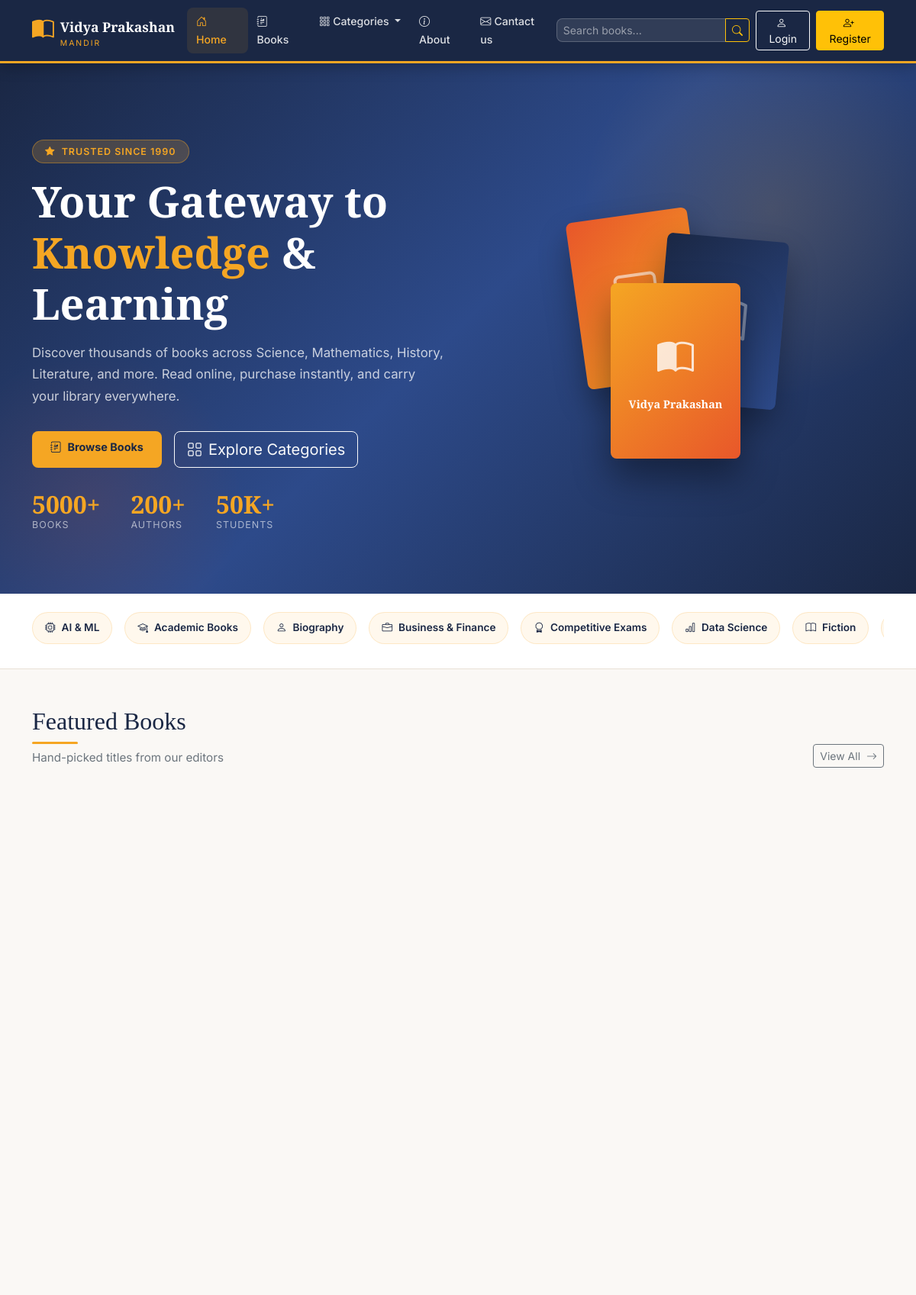
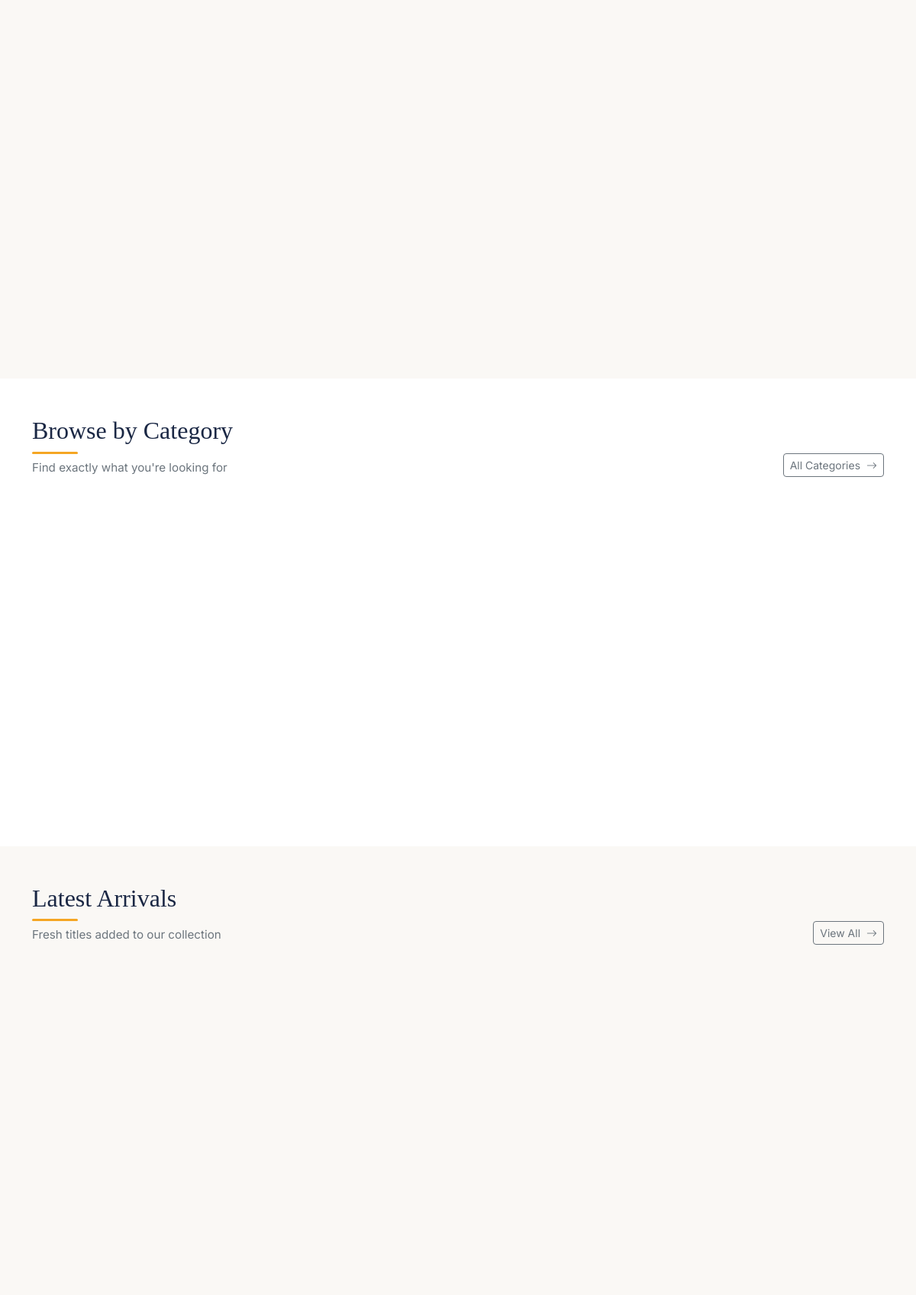
The page / (upper part) on the database its author committed (2 pictures, top to bottom).
### books/models.py (models this page shows, shortened)
class Category(models.Model):
    name = models.CharField(max_length=100, unique=True)
    slug = models.SlugField(max_length=100, unique=True, blank=True)
    description = models.TextField(blank=True, null=True)
    icon = models.CharField(
        max_length=50, blank=True, null=True,
        help_text="Bootstrap Icons class name, e.g. bi-book"
    )
    created_at = models.DateTimeField(auto_now_add=True)
    def get_book_count(self):
        return self.books.filter(is_active=True).count()
    class Meta:
        verbose_name = "Category"
        verbose_name_plural = "Categories"
        ordering = ['name']

### books/views.py (the view)
# urls.py: path('', HomeView.as_view(), name='home'),
class HomeView(View):
    def get(self, request):
        featured_books = Book.objects.filter(
            is_active=True, is_featured=True
        )[:8]
        latest_books = Book.objects.filter(is_active=True)[:6]
        categories = Category.objects.all()[:8]
        context = {
            'featured_books': featured_books,
            'latest_books': latest_books,
            'categories': categories,
        }
        return render(request, 'home.html', context)

### books/context_processors.py (called while the page is built)
def nav_categories(request):
    categories = Category.objects.all()[:8]
    return {'nav_categories': categories}

### books/models.py (called while the page is built)
    def get_average_rating(self):
        reviews = self.reviews.all()
        if reviews.exists():
            return round(sum(r.rating for r in reviews) / reviews.count(), 1)
        return 0

### cart/context_processors.py (called while the page is built)
def cart_count(request):
    count = 0
    if request.user.is_authenticated:
        try:
            cart = Cart.objects.get(user=request.user)
            count = cart.get_item_count()
        except Cart.DoesNotExist:
            count = 0
    return {'cart_count': count}

### templates/home.html (shortened to what this page needs)
{% extends 'base.html' %}
{% load static %}
{% block content %}
<section class="vp-hero">
  <div class="container position-relative" style="z-index:2;">
    <div class="row align-items-center">
      <div class="col-lg-6">
        <div class="hero-badge fade-in-up"><i class="bi bi-star-fill me-1"></i> Trusted Since 1990</div>
        <h1 class="hero-title fade-in-up delay-1">
          Your Gateway to <span>Knowledge</span> &amp; Learning
        </h1>
        <p class="hero-subtitle fade-in-up delay-2">
          Discover thousands of books across Science, Mathematics, History, Literature, and more.
          Read online, purchase instantly, and carry your library everywhere.
        </p>
        <div class="d-flex flex-wrap gap-3 fade-in-up delay-3">
          <a href="/books/" class="btn btn-vp-secondary btn-lg">
            <i class="bi bi-journal-richtext me-2"></i>Browse Books
          </a>
          <a href="/books/categories/" class="btn btn-outline-light btn-lg">
            <i class="bi bi-grid me-2"></i>Explore Categories
          </a>
        </div>
        <div class="hero-stats fade-in-up delay-4">
          <div>
            <div class="hero-stat-number">5000+</div>
            <div class="hero-stat-label">Books</div>
          </div>
          <div>
            <div class="hero-stat-number">200+</div>
            <div class="hero-stat-label">Authors</div>
          </div>
          <div>
            <div class="hero-stat-number">50K+</div>
            <div class="hero-stat-label">Students</div>
          </div>
        </div>
      </div>
      <div class="col-lg-6 d-none d-lg-flex justify-content-center">
        <div class="hero-book-stack">
          <div style="position:relative;width:300px;height:380px;">
            <div style="position:absolute;top:30px;left:20px;width:160px;height:220px;
                        background:linear-gradient(135deg,#e8572a,#f5a623);border-radius:8px;
                        box-shadow:0 20px 40px rgba(0,0,0,0.3);transform:rotate(-8deg);
                        display:flex;align-items:center;justify-content:center;">
              <i class="bi bi-journal-text" style="font-size:4rem;color:rgba(255,255,255,0.6);"></i>
            </div>
            <div style="position:absolute;top:60px;right:10px;width:160px;height:220px;
                        background:linear-gradient(135deg,#1a2744,#2d4a8a);border-radius:8px;
                        box-shadow:0 20px 40px rgba(0,0,0,0.3);transform:rotate(5deg);
                        display:flex;align-items:center;justify-content:center;">
              <i class="bi bi-book" style="font-size:4rem;color:rgba(255,255,255,0.4);"></i>
            </div>
            <div style="position:absolute;bottom:30px;left:50%;transform:translateX(-50%) rotate(0deg);
                        width:170px;height:230px;background:linear-gradient(135deg,#f5a623,#e8572a);
                        border-radius:8px;box-shadow:0 24px 48px rgba(0,0,0,0.4);
                        display:flex;align-items:center;justify-content:center;z-index:3;">
              <div style="text-align:center;color:#fff;padding:1rem;">
                <i class="bi bi-book-half" style="font-size:3rem;opacity:0.8;"></i>
                <div style="font-family:'Playfair Display',serif;font-size:0.9rem;font-weight:700;margin-top:0.5rem;">
                  Vidya Prakashan
                </div>
              </div>
            </div>
          </div>
        </div>
      </div>
    </div>
  </div>
</section>
<section class="py-4" style="background:#fff;border-bottom:1px solid var(--vp-border);">
  <div class="container">
    <div class="d-flex gap-3 overflow-auto pb-2" style="scrollbar-width:none;">
      {% for cat in categories %}
      <a href="/books/category/{{ cat.slug }}/"
         class="d-flex align-items-center gap-2 px-3 py-2 rounded-pill text-decoration-none flex-shrink-0"
         style="background:rgba(245,166,35,0.08);border:1px solid rgba(245,166,35,0.2);
                color:var(--vp-primary);font-size:0.85rem;font-weight:600;transition:all 0.2s;">
        <i class="bi {{ cat.icon|default:'bi-bookmark' }}"></i>
        {{ cat.name }}
      </a>
      {% endfor %}
    </div>
  </div>
</section>
{% if featured_books %}
<section class="py-5">
  <div class="container">
    <div class="d-flex align-items-end justify-content-between mb-4">
      <div>
        <h2 class="section-title">Featured Books</h2>
        <p class="section-subtitle mb-0">Hand-picked titles from our editors</p>
      </div>
      <a href="/books/?featured=1" class="btn btn-sm btn-outline-secondary">
        View All <i class="bi bi-arrow-right ms-1"></i>
      </a>
    </div>
    <div class="row g-4">
      {% for book in featured_books %}
      <div class="col-6 col-md-4 col-lg-3">
      </div>
      {% endfor %}
    </div>
  </div>
</section>
{% endif %}
<section class="py-5" style="background:#fff;">
  <div class="container">
    <div class="d-flex align-items-end justify-content-between mb-4">
      <div>
        <h2 class="section-title">Browse by Category</h2>
        <p class="section-subtitle mb-0">Find exactly what you're looking for</p>
      </div>
      <a href="/books/categories/" class="btn btn-sm btn-outline-secondary">
        All Categories <i class="bi bi-arrow-right ms-1"></i>
      </a>
    </div>
    <div class="row g-3">
      {% for cat in categories %}
      <div class="col-6 col-md-4 col-lg-3">
        <a href="/books/category/{{ cat.slug }}/" class="text-decoration-none">
        </a>
      </div>
      {% empty %}
      <div class="col-12 text-center py-4 text-muted">
        <i class="bi bi-grid display-4 d-block mb-3"></i>
        No categories yet. <a href="/adminpanel/categories/add/">Add some!</a>
      </div>
      {% endfor %}
    </div>
  </div>
</section>
<section class="py-5">
  <div class="container">
    <div class="d-flex align-items-end justify-content-between mb-4">
      <div>
        <h2 class="section-title">Latest Arrivals</h2>
        <p class="section-subtitle mb-0">Fresh titles added to our collection</p>
      </div>
      <a href="/books/" class="btn btn-sm btn-outline-secondary">
        View All <i class="bi bi-arrow-right ms-1"></i>
      </a>
    </div>
    <div class="row g-4">
      {% for book in latest_books %}
      <div class="col-6 col-md-4 col-lg-2">
      </div>
      {% empty %}
      <div class="col-12 text-center py-5 text-muted">
        <i class="bi bi-journal-x display-4 d-block mb-3"></i>
        No books yet. <a href="/adminpanel/books/add/">Add the first one!</a>
      </div>
      {% endfor %}
    </div>
  </div>
</section>
{% endblock %}

### static/css/main.css (style rules this page uses)
:root { --vp-primary: #1a2744; --vp-secondary: #f5a623; --vp-accent: #e8572a; --vp-bg: #faf8f5; --vp-card-bg: #ffffff; --vp-text: #1a1a1a; --vp-muted: #6c757d; --vp-border: #e8e0d5; --vp-shadow: 0 4px 24px rgba(26,39,68,0.10); --vp-shadow-lg: 0 12px 48px rgba(26,39,68,0.18); --font-display: 'Playfair Display', Georgia, serif; --font-body: 'Inter', system-ui, sans-serif; --radius: 12px; --radius-sm: 8px; --transition: all 0.25s ease; }
*, *::before, *::after { box-sizing: border-box; }
body { font-family: var(--font-body); background: var(--vp-bg); color: var(--vp-text); font-size: 15px; line-height: 1.7; }
h1, h2, h3, h4, h5 { font-family: var(--font-display); color: var(--vp-primary); line-height: 1.3; }
a { color: inherit; text-decoration: none; }
.vp-hero { background: linear-gradient(135deg, var(--vp-primary) 0%, #2d4a8a 50%, #1a2744 100%); position: relative; overflow: hidden; padding: 100px 0 80px; color: #fff; }
.vp-hero::before { content: ''; position: absolute; top: -60px; right: -60px; width: 500px; height: 500px; background: radial-gradient(circle, rgba(245,166,35,0.15) 0%, transparent 70%); border-radius: 50%; }
.vp-hero::after { content: ''; position: absolute; bottom: -80px; left: -80px; width: 400px; height: 400px; background: radial-gradient(circle, rgba(232,87,42,0.12) 0%, transparent 70%); border-radius: 50%; }
.hero-badge { display: inline-block; background: rgba(245,166,35,0.2); border: 1px solid rgba(245,166,35,0.4); color: var(--vp-secondary); padding: 4px 16px; border-radius: 50px; font-size: 0.78rem; letter-spacing: 1px; text-transform: uppercase; font-weight: 600; margin-bottom: 1rem; }
.hero-title { font-family: var(--font-display); font-size: clamp(2rem, 5vw, 3.5rem); font-weight: 700; line-height: 1.2; color: #fff; margin-bottom: 1rem; }
.hero-title span { color: var(--vp-secondary); }
.hero-subtitle { font-size: 1.05rem; color: rgba(255,255,255,0.75); max-width: 540px; margin-bottom: 2rem; }
.hero-stats { display: flex; gap: 2.5rem; margin-top: 2rem; }
.hero-stat-number { font-family: var(--font-display); font-size: 2rem; font-weight: 700; color: var(--vp-secondary); line-height: 1; }
.hero-stat-label { font-size: 0.78rem; color: rgba(255,255,255,0.6); text-transform: uppercase; letter-spacing: 1px; }
.hero-book-stack { position: relative; height: 380px; display: flex; align-items: center; justify-content: center; }
.section-title { font-family: var(--font-display); font-size: 2rem; color: var(--vp-primary); position: relative; display: inline-block; margin-bottom: 0.3rem; }
.section-title::after { content: ''; display: block; width: 60px; height: 3px; background: var(--vp-secondary); border-radius: 2px; margin-top: 6px; }
.section-subtitle { color: var(--vp-muted); font-size: 0.95rem; margin-bottom: 2.5rem; }
.btn-vp-secondary { background: var(--vp-secondary); color: var(--vp-primary); border: none; border-radius: var(--radius-sm); padding: 0.6rem 1.5rem; font-weight: 700; font-size: 0.9rem; transition: var(--transition); }
.fade-in-up { animation: fadeInUp 0.55s ease forwards; opacity: 0; }
.delay-1 { animation-delay: 0.1s; }
.delay-2 { animation-delay: 0.2s; }
.delay-3 { animation-delay: 0.3s; }
.delay-4 { animation-delay: 0.4s; }

### rows shown on the page
Category: name "AI & ML"
Category: name "Academic Books"
Category: name "Biography"
Category: name "Business & Finance"
Category: name "Competitive Exams"
Category: name "Data Science"
Category: name "Fiction"
